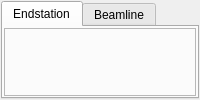
  <widget class="QDockWidget" name="dockWidget_5">
   <property name="features">
    <set>QDockWidget::NoDockWidgetFeatures</set>
   </property>
   <property name="windowTitle">
    <string>Positioners</string>
   </property>
   <attribute name="dockWidgetArea">
    <number>2</number>
   </attribute>
   <widget class="QWidget" name="dockWidgetContents_5">
    <layout class="QVBoxLayout" name="verticalLayout_28">
     <property name="spacing">
      <number>1</number>
     </property>
     <property name="margin">
      <number>1</number>
     </property>
     <item>
      <widget class="QTabWidget" name="tabWidget_6">
       <property name="currentIndex">
        <number>0</number>
       </property>
       <widget class="QWidget" name="tab">
        <attribute name="title">
         <string>Endstation</string>
        </attribute>
        <layout class="QVBoxLayout" name="verticalLayout_34">
         <property name="spacing">
          <number>1</number>
         </property>
         <property name="margin">
          <number>1</number>
         </property>
         <item>
          <widget class="QFrame" name="positionersFrame">
           <property name="frameShape">
            <enum>QFrame::StyledPanel</enum>
           </property>
           <property name="frameShadow">
            <enum>QFrame::Raised</enum>
           </property>
          </widget>
         </item>
        </layout>
       </widget>
       <widget class="QWidget" name="tab_11">
        <attribute name="title">
         <string>Beamline</string>
        </attribute>
       </widget>
      </widget>
     </item>
    </layout>
   </widget>
  </widget>
